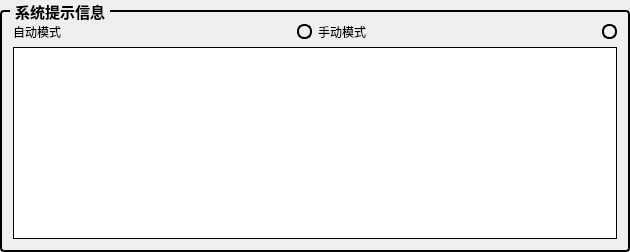
     <widget class="QGroupBox" name="groupBox_6">
      <property name="sizePolicy">
       <sizepolicy hsizetype="Minimum" vsizetype="Minimum">
        <horstretch>0</horstretch>
        <verstretch>0</verstretch>
       </sizepolicy>
      </property>
      <property name="minimumSize">
       <size>
        <width>630</width>
        <height>200</height>
       </size>
      </property>
      <property name="maximumSize">
       <size>
        <width>16777215</width>
        <height>500</height>
       </size>
      </property>
      <property name="font">
       <font>
        <family>Microsoft YaHei</family>
        <pointsize>11</pointsize>
        <bold>true</bold>
       </font>
      </property>
      <property name="styleSheet">
       <string notr="true">QGroupBox {
    border: 2px solid #000000; /* 2px宽的黑色边框，可根据需要调整粗细和颜色 */
    border-radius: 4px; /* 可选：添加边框圆角 */
    margin-top: 10px; /* 为标题留出空间 */
}
QGroupBox::title {
    subcontrol-origin: margin;
    subcontrol-position: top left; /* 标题位置 */
    left: 10px; /* 标题左侧间距 */
    padding: 0 3px 0 3px; /* 标题文字周围留白 */
}</string>
      </property>
      <property name="title">
       <string>系统提示信息</string>
      </property>
      <layout class="QGridLayout" name="gridLayout_36">
       <item row="1" column="0">
        <layout class="QHBoxLayout" name="horizontalLayout_7">
         <item>
          <widget class="QLabel" name="label_41">
           <property name="text">
            <string>自动模式</string>
           </property>
          </widget>
         </item>
         <item>
          <widget class="QLabel" name="lbl_Auto">
           <property name="sizePolicy">
            <sizepolicy hsizetype="Maximum" vsizetype="Maximum">
             <horstretch>0</horstretch>
             <verstretch>0</verstretch>
            </sizepolicy>
           </property>
           <property name="minimumSize">
            <size>
             <width>15</width>
             <height>15</height>
            </size>
           </property>
           <property name="maximumSize">
            <size>
             <width>15</width>
             <height>15</height>
            </size>
           </property>
           <property name="styleSheet">
            <string notr="true">border-radius: 7px; 
border: 2px solid black; </string>
           </property>
           <property name="text">
            <string/>
           </property>
          </widget>
         </item>
        </layout>
       </item>
       <item row="1" column="1">
        <layout class="QHBoxLayout" name="horizontalLayout_5">
         <item>
          <widget class="QLabel" name="label_50">
           <property name="text">
            <string>手动模式</string>
           </property>
          </widget>
         </item>
         <item>
          <widget class="QLabel" name="lbl_Manual">
           <property name="sizePolicy">
            <sizepolicy hsizetype="Maximum" vsizetype="Maximum">
             <horstretch>0</horstretch>
             <verstretch>0</verstretch>
            </sizepolicy>
           </property>
           <property name="minimumSize">
            <size>
             <width>15</width>
             <height>15</height>
            </size>
           </property>
           <property name="maximumSize">
            <size>
             <width>15</width>
             <height>15</height>
            </size>
           </property>
           <property name="styleSheet">
            <string notr="true">border-radius: 7px; 
border: 2px solid black; </string>
           </property>
           <property name="text">
            <string/>
           </property>
          </widget>
         </item>
        </layout>
       </item>
       <item row="2" column="0" colspan="2">
        <widget class="QTableView" name="tableView_SystemStatus">
         <property name="font">
          <font>
           <family>MingLiU-ExtB</family>
          </font>
         </property>
         <property name="contextMenuPolicy">
          <enum>Qt::DefaultContextMenu</enum>
         </property>
         <property name="styleSheet">
          <string notr="true">/* QTableView 整体样式 */
QTableView {
    /* 外边框：1像素 黑色 实线 */
    border: 1px solid #000000;
    /* 网格线：1像素 灰色 实线） */
    gridline-color: #888888;
}

/* 表头样式 */
QHeaderView::section {
    border: 1px solid #000000;  /* 表头单元格边框 */
    background-color: #f0f0f0;  /* 表头背景色 */
}</string>
         </property>
         <attribute name="horizontalHeaderShowSortIndicator" stdset="0">
          <bool>false</bool>
         </attribute>
         <attribute name="horizontalHeaderStretchLastSection">
          <bool>false</bool>
         </attribute>
         <attribute name="verticalHeaderVisible">
          <bool>false</bool>
         </attribute>
        </widget>
       </item>
      </layout>
     </widget>
